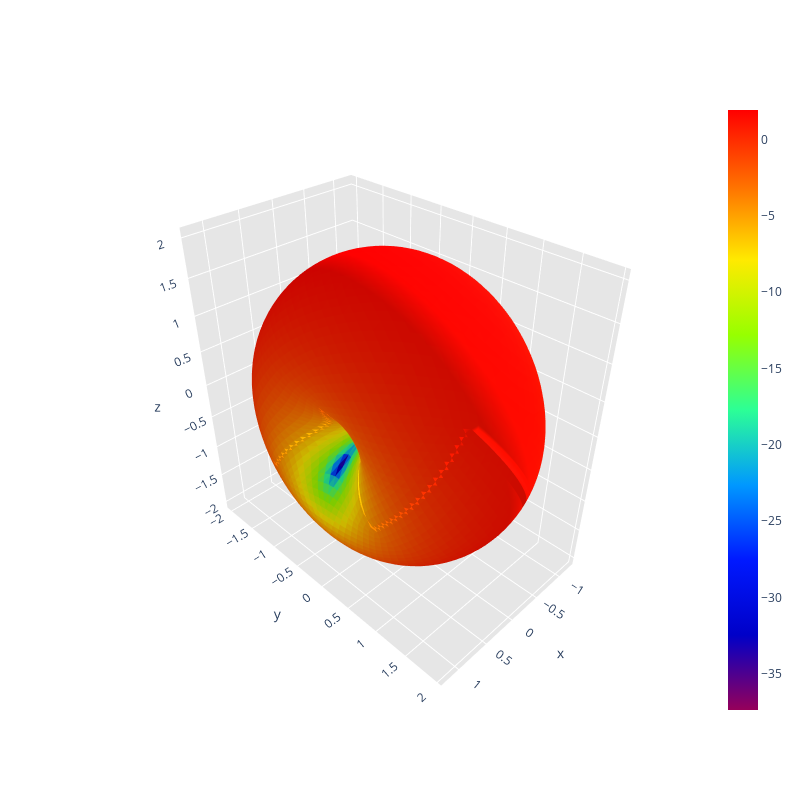

Notebook code cell kept with this figure:
### Code cell
# Étape 2 : Distribution de l'intensité du rayonnement sur une sphère
from efield.efield2 import radiation_intensity_distribution_over_sphere_surface
from efield.efield3 import antenna_directivity_pattern


ifa_meander_mesh2 = 'data/antennas_mesh2/sim_optimize_ifa_mesh2.mat'
ifa_meander_current = 'data/antennas_current/sim_optimize_ifa_current.mat'
ifa_meander_gain_power = 'data/antennas_gain_power/sim_optimize_ifa_gain_power.mat'
filename_sphere_dense = '../../data/sphere_mesh/sphere_dense.mat'

# Étape 2 : Distribution de l'intensité du rayonnement sur une sphère
print("Calculating radiation intensity distribution over sphere surface...")
radiation_intensity_distribution_over_sphere_surface(ifa_meander_mesh2, ifa_meander_current, filename_sphere_dense, radiation=True, save_image=True)

# Étape 3 : Génération du diagramme de directivité
print("Generating antenna directivity pattern...")
antenna_directivity_pattern(ifa_meander_mesh2, ifa_meander_current, ifa_meander_gain_power, radiation=True)

### Figure 1 — Plotly figure (JSON) as saved in the notebook; plotly's stock layout.template omitted (floating-point values rounded to 4 significant figures; data arrays with more than 128 entries replaced by an {"elided": "..."} marker saying what was removed)
{"data": [{"facecolor": {"elided": "8000 str values"}, "i": {"elided": "8000 int values"}, "j": {"elided": "8000 int values"}, "k": {"elided": "8000 int values"}, "name": "", "type": "mesh3d", "x": {"elided": "4002 float values"}, "y": {"elided": "4002 float values"}, "z": {"elided": "4002 float values"}}, {"hoverinfo": "none", "marker": {"color": [-37.35, 1.926], "colorscale": [[0, "rgb(150, 0, 90)"], [0.125, "rgb(0, 0, 200)"], [0.25, "rgb(0, 25, 255)"], [0.375, "rgb(0, 152, 255)"], [0.5, "rgb(44, 255, 150)"], [0.625, "rgb(151, 255, 0)"], [0.75, "rgb(255, 234, 0)"], [0.875, "rgb(255, 111, 0)"], [1, "rgb(255, 0, 0)"]], "showscale": true, "size": 0.1}, "mode": "markers", "showlegend": false, "type": "scatter3d", "x": [0.1231], "y": [0.08944], "z": [1.987]}], "layout": {"height": 800, "scene": {"aspectratio": {"x": 0.6147, "y": 0.9812, "z": 1}, "xaxis": {"backgroundcolor": "rgb(230, 230, 230)", "gridcolor": "rgb(255, 255, 255)", "showbackground": true, "zerolinecolor": "rgb(255, 255, 255)"}, "yaxis": {"backgroundcolor": "rgb(230, 230, 230)", "gridcolor": "rgb(255, 255, 255)", "showbackground": true, "zerolinecolor": "rgb(255, 255, 255)"}, "zaxis": {"backgroundcolor": "rgb(230, 230, 230)", "gridcolor": "rgb(255, 255, 255)", "showbackground": true, "zerolinecolor": "rgb(255, 255, 255)"}}, "title": {"text": ""}, "width": 800}}
